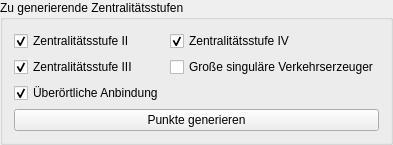
         <widget class="QGroupBox" name="centralLOCBox">
          <property name="title">
           <string>Zu generierende Zentralitätsstufen</string>
          </property>
          <layout class="QGridLayout" name="gridLayout_3">
           <item row="1" column="0">
            <widget class="QCheckBox" name="centerLOC3Check">
             <property name="text">
              <string>Zentralitätsstufe III</string>
             </property>
             <property name="checked">
              <bool>true</bool>
             </property>
            </widget>
           </item>
           <item row="1" column="1">
            <widget class="QCheckBox" name="centerLOCSingleCheck">
             <property name="enabled">
              <bool>true</bool>
             </property>
             <property name="text">
              <string>Große singuläre Verkehrserzeuger</string>
             </property>
             <property name="checked">
              <bool>false</bool>
             </property>
            </widget>
           </item>
           <item row="2" column="0">
            <widget class="QCheckBox" name="centerLOCSurroundingCheck">
             <property name="text">
              <string>Überörtliche Anbindung</string>
             </property>
             <property name="checked">
              <bool>true</bool>
             </property>
            </widget>
           </item>
           <item row="0" column="0">
            <widget class="QCheckBox" name="centerLOC2Check">
             <property name="text">
              <string>Zentralitätsstufe II</string>
             </property>
             <property name="checked">
              <bool>true</bool>
             </property>
            </widget>
           </item>
           <item row="0" column="1">
            <widget class="QCheckBox" name="centerLOC4Check">
             <property name="text">
              <string>Zentralitätsstufe IV</string>
             </property>
             <property name="checked">
              <bool>true</bool>
             </property>
            </widget>
           </item>
           <item row="3" column="0" colspan="2">
            <widget class="QPushButton" name="centralGenerateButton">
             <property name="text">
              <string>Punkte generieren</string>
             </property>
            </widget>
           </item>
          </layout>
         </widget>
